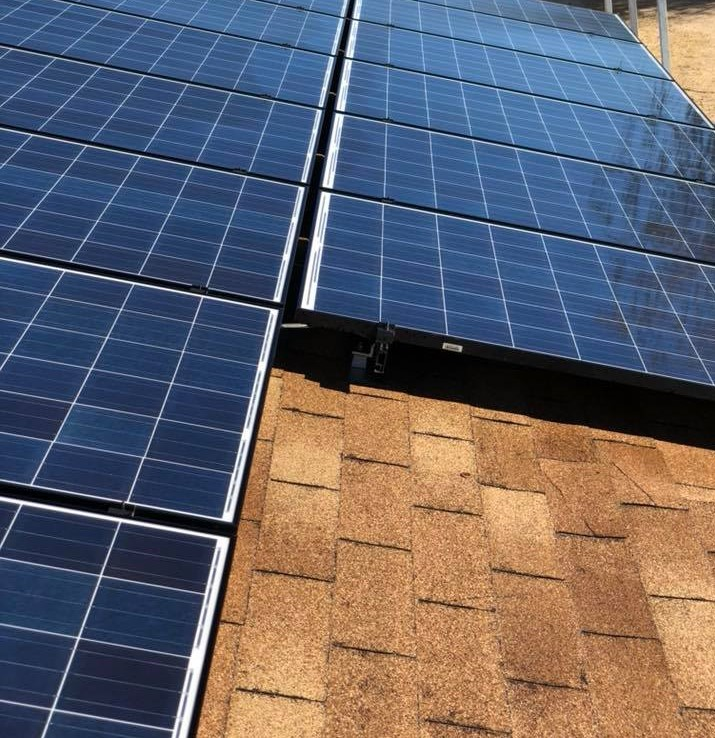
#> input picture sample_clean.jpg, 715 x 738 px
$ python -i dust_detector.py   (imports and definitions only)
#> lines starting #> are read from the running program, lines starting #| are printed output that depends on the picture
#> further down, picture is the input picture: PIL image 715x738 RGB; mean R, G, B 99.8, 97.9, 106.1
"""
dust_detector.py — Urban AI Solar Panel Dust Detection
=======================================================
Trains an InceptionV3-based binary classifier to detect
dust on solar panel images.

Steps:
  1. Reads real Clean images from archive (1)/Detect_solar_dust/Clean/
  2. Synthesises matching Dusty images via augmentation
  3. Trains InceptionV3 with transfer learning (top layers first, then fine-tune)
  4. Saves model as dust_detector_model.keras
  5. Copies sample images for the Flask demo
"""

import os
import shutil
import random
import numpy as np
from pathlib import Path
from PIL import Image, ImageFilter, ImageEnhance
import cv2

# ── Paths ───────────────────────────────────────────────────────────────────
ROOT         = Path(__file__).resolve().parent
DATASET_DIR  = ROOT / "archive (1)" / "Detect_solar_dust"
CLEAN_DIR    = DATASET_DIR / "Clean"
DUSTY_DIR    = DATASET_DIR / "Dusty"
MODEL_PATH   = ROOT / "dust_detector_model.keras"
SAMPLE_CLEAN = ROOT / "sample_clean.jpg"
SAMPLE_DUSTY = ROOT / "sample_dusty.jpg"

IMAGE_SIZE   = (224, 224)
BATCH_SIZE   = 16
EPOCHS_TOP   = 12   # Phase 1: train custom head only
EPOCHS_FINE  = 8    # Phase 2: fine-tune last 30 InceptionV3 layers
SEED         = 42

# [2 lines not run here, left out]

# ════════════════════════════════════════════════════════════════════════════
# STEP 1: Synthesise Dusty Images
# ════════════════════════════════════════════════════════════════════════════

def synthesise_dusty(img_pil: Image.Image) -> Image.Image:
    """
    Transform a clean solar panel image into a realistic synthetic dusty one.
    Applies a randomised combination of:
      - Gaussian blur          (dust haze / diffusion)
      - Yellow-brown tint      (dust colour)
      - Brightness reduction   (dust blocks light)
      - Contrast reduction     (dust diffuses contrast)
      - Gaussian noise         (dust grain texture)
      - Optional vignette      (edge dust accumulation)
    """
    img = img_pil.convert("RGB")

    # 1. Gaussian blur (dust diffusion effect)
    blur_radius = random.uniform(0.8, 2.5)
    img = img.filter(ImageFilter.GaussianBlur(radius=blur_radius))
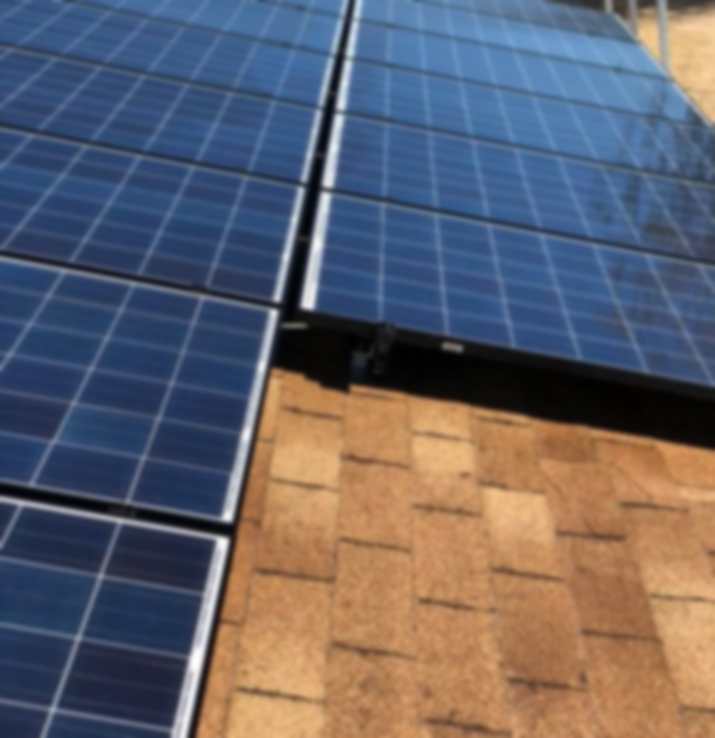
#> img: PIL image 715x738 RGB; mean R, G, B 99.8, 97.9, 106.1

    # 2. Reduce brightness (dust blocks sunlight)
    brightness_factor = random.uniform(0.60, 0.85)
    img = ImageEnhance.Brightness(img).enhance(brightness_factor)
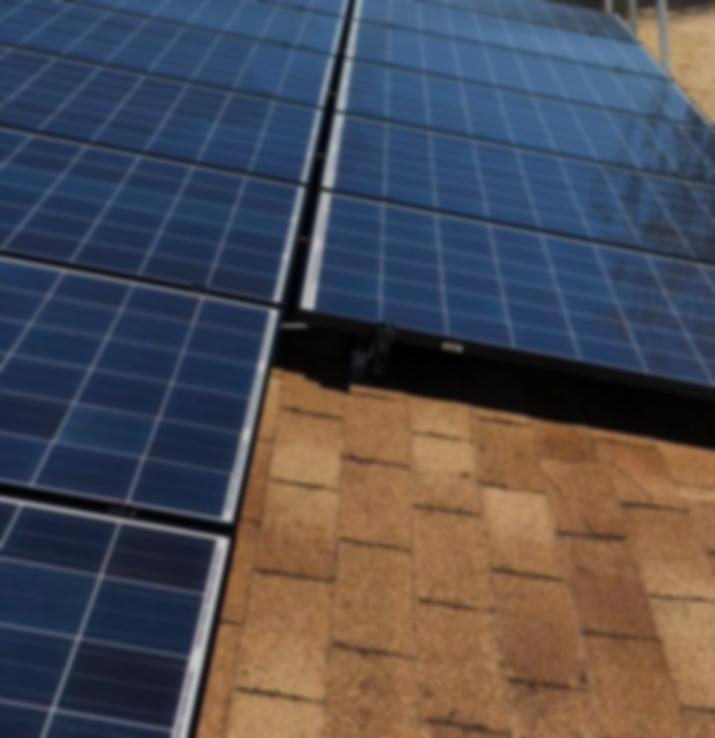
#> img: PIL image 715x738 RGB; mean R, G, B 78.3, 76.8, 83.3

    # 3. Reduce contrast (dust flattens image)
    contrast_factor = random.uniform(0.65, 0.90)
    img = ImageEnhance.Contrast(img).enhance(contrast_factor)
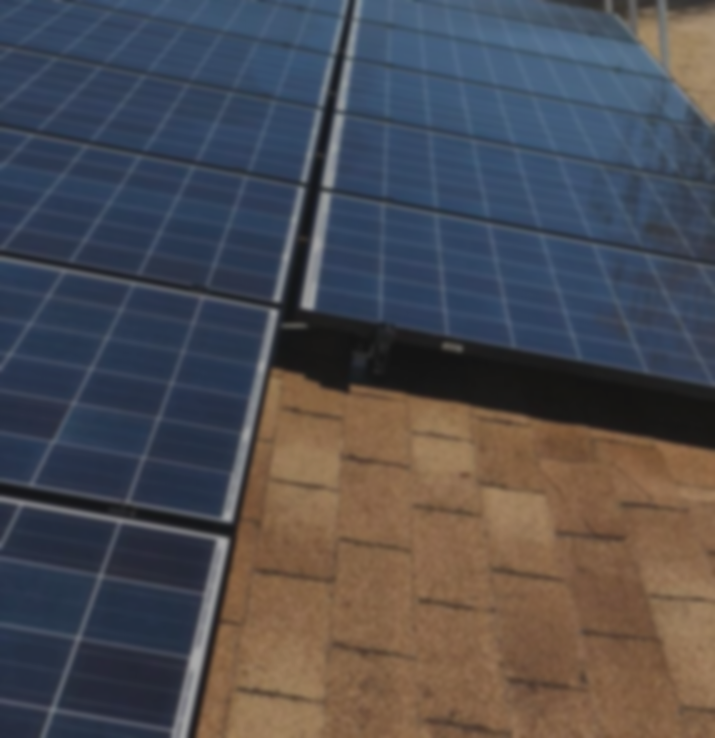
#> img: PIL image 715x738 RGB; mean R, G, B 77.8, 76.7, 81.5

    # 4. Reduce colour saturation (dust desaturates)
    saturation_factor = random.uniform(0.50, 0.80)
    img = ImageEnhance.Color(img).enhance(saturation_factor)

    # 5. Yellow-brown tint overlay (typical dust colour)
    tint_strength = random.uniform(0.18, 0.38)
    tint_color    = (
        int(random.uniform(200, 230)),   # R — warm
        int(random.uniform(170, 200)),   # G — earthy
        int(random.uniform(80,  130))    # B — low blue
    )
    tint_layer = Image.new("RGB", img.size, tint_color)
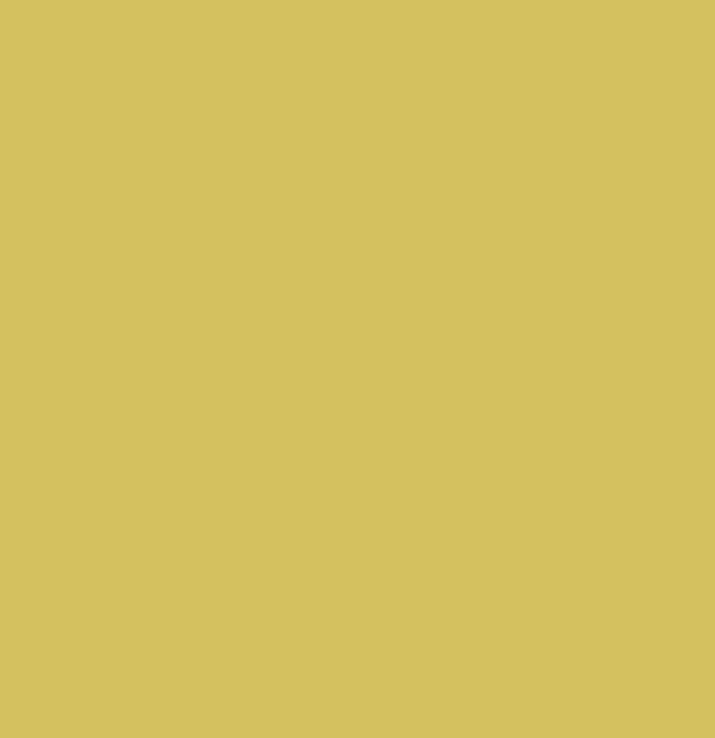
#> tint_layer: PIL image 715x738 RGB; mean R, G, B 212, 193, 95
    img = Image.blend(img, tint_layer, alpha=tint_strength)
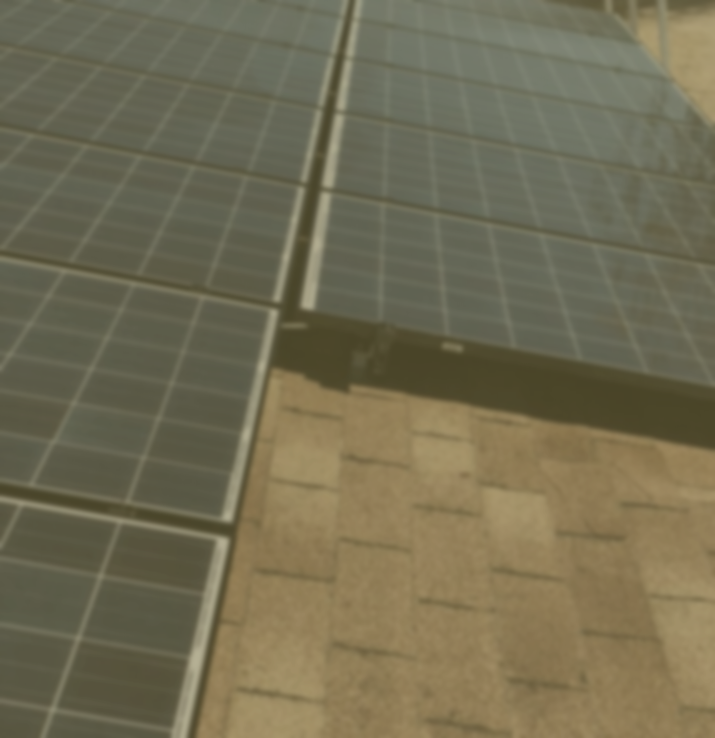
#> img: PIL image 715x738 RGB; mean R, G, B 114.8, 108.9, 83.3

    # 6. Gaussian noise (dust grain texture)
    arr = np.array(img, dtype=np.float32)
    noise_std = random.uniform(8, 22)
    noise = np.random.normal(0, noise_std, arr.shape).astype(np.float32)
    arr = np.clip(arr + noise, 0, 255).astype(np.uint8)
    img = Image.fromarray(arr)

    # 7. Optional vignette (dust tends to accumulate at edges)
    if random.random() > 0.4:
        w, h = img.size
#> w = 715; h = 738
        vignette = Image.new("L", (w, h), 0)
#> vignette: PIL image 715x738 L; every value is 0
        pixels = vignette.load()
        cx, cy = w // 2, h // 2
#> cx = 357; cy = 369
        max_dist = (cx ** 2 + cy ** 2) ** 0.5
#> max_dist = 513.4
        strength = random.uniform(0.12, 0.30)
        for y in range(h):
            for x in range(w):
                dist = ((x - cx) ** 2 + (y - cy) ** 2) ** 0.5
                fade = int(255 * strength * (dist / max_dist) ** 1.5)
                pixels[x, y] = min(fade, 255)
        # Blend dark vignette onto the image
        rgb_arr = np.array(img, dtype=np.float32)
        vignette_arr = np.array(vignette, dtype=np.float32) / 255.0
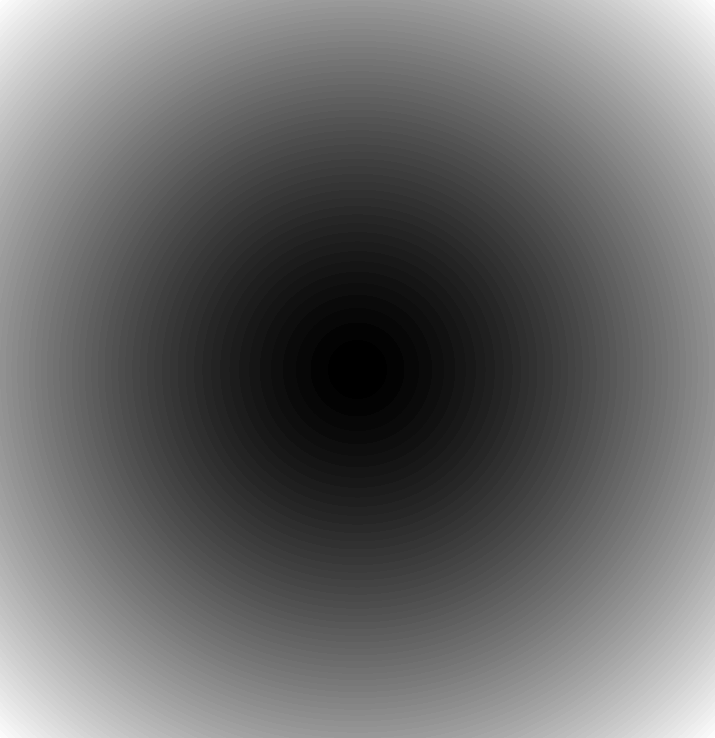
#> vignette_arr: shape (738, 715) float32; min 0, max 0.282, mean 0.117; drawn with min black and max white
        for c in range(3):
            rgb_arr[:, :, c] = np.clip(
                rgb_arr[:, :, c] * (1 - vignette_arr), 0, 255
            )
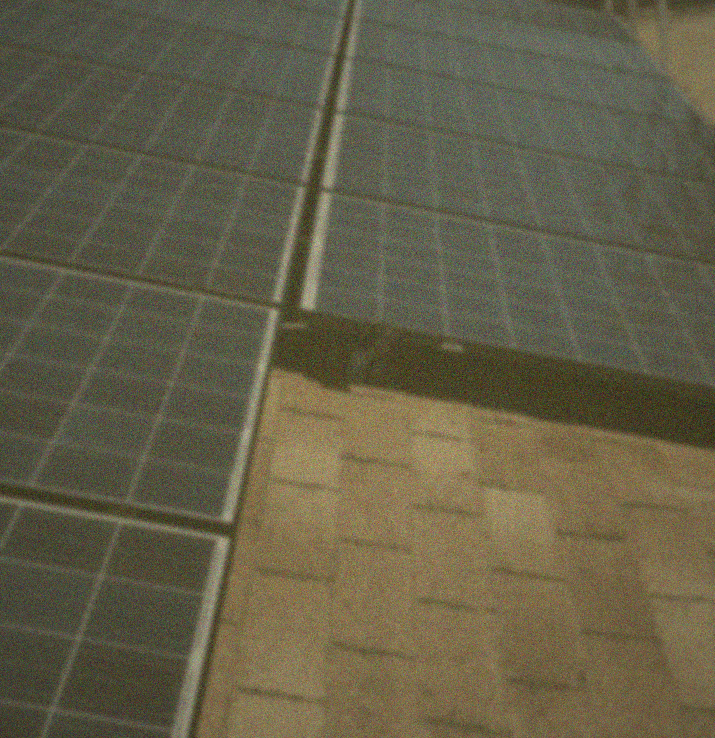
#> rgb_arr: shape (738, 715, 3) float32; mean R, G, B 100.8, 95.6, 72.9
        img = Image.fromarray(rgb_arr.astype(np.uint8))

    return img


# [237 lines left out: functions generate_dusty_dataset, build_datasets, build_model, train, evaluate_and_save_samples, not called in this run]


# ════════════════════════════════════════════════════════════════════════════
# ENTRY POINT
# ════════════════════════════════════════════════════════════════════════════

# [19 lines not run here, left out]

>>> from PIL import Image
>>> picture = Image.open('sample_clean.jpg')
>>> result = synthesise_dusty(picture)
